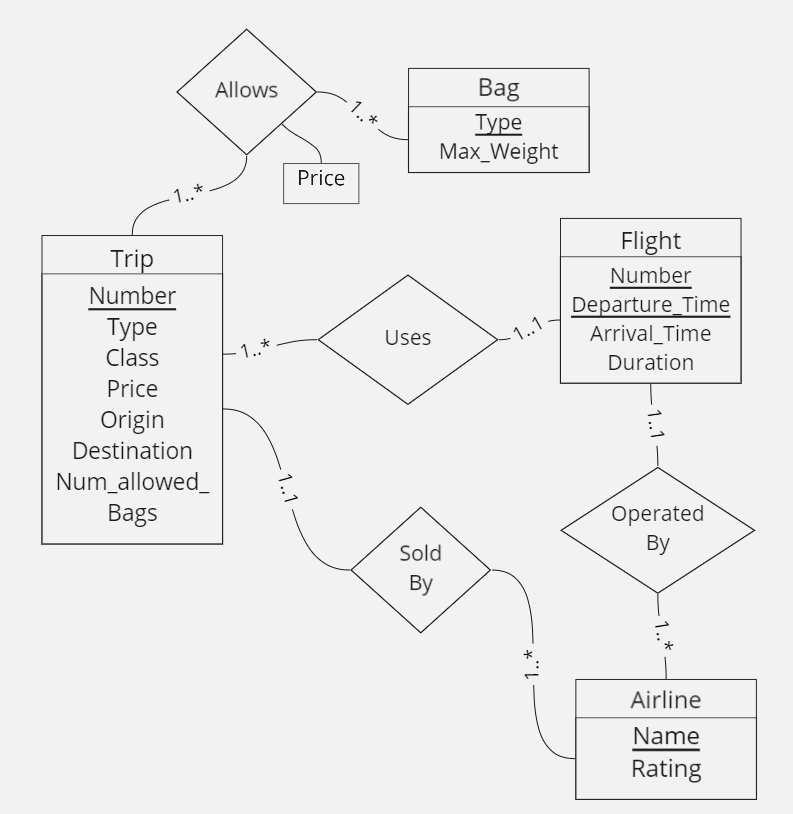
#> input picture raw_images/003.PNG, 793 x 814 px; its folder holds only this picture in this run
$ python -i ocr_easyOCR.py   (imports and definitions only)
#> lines starting #> are read from the running program, lines starting #| are printed output that depends on the picture; after the words box and inside, x2 and y2 are one past the last pixel; in counts of white or black regions, pixels touching at a corner belong together
#> further down, picture is the input picture: shape (814, 793, 3); min 0, max 242, mean 236.8

"""
usage: ocr_easyOCR [-h] [-o OUTPUT_PATH] [-i IMAGE_DIR]
optional arguments:
  -h, --help            show this help message and exit
  -o OUTPUT_PATH, --output_path OUTPUT_PATH
                        Path of output directory
  -i IMAGE_DIR, --image_dir IMAGE_DIR
                        Path to the folder where the input image files are stored.
"""

import os
import argparse
import shutil

import cv2
import easyocr

from PIL import Image


# Initiate argument parser
parser = argparse.ArgumentParser(
    description="OCR")
# [9 lines not run here, left out]


def process_image(image):
    gray = cv2.cvtColor(image, cv2.COLOR_BGR2GRAY)
    thresh = cv2.threshold(gray, 0, 255, cv2.THRESH_BINARY_INV | cv2.THRESH_OTSU)[1]
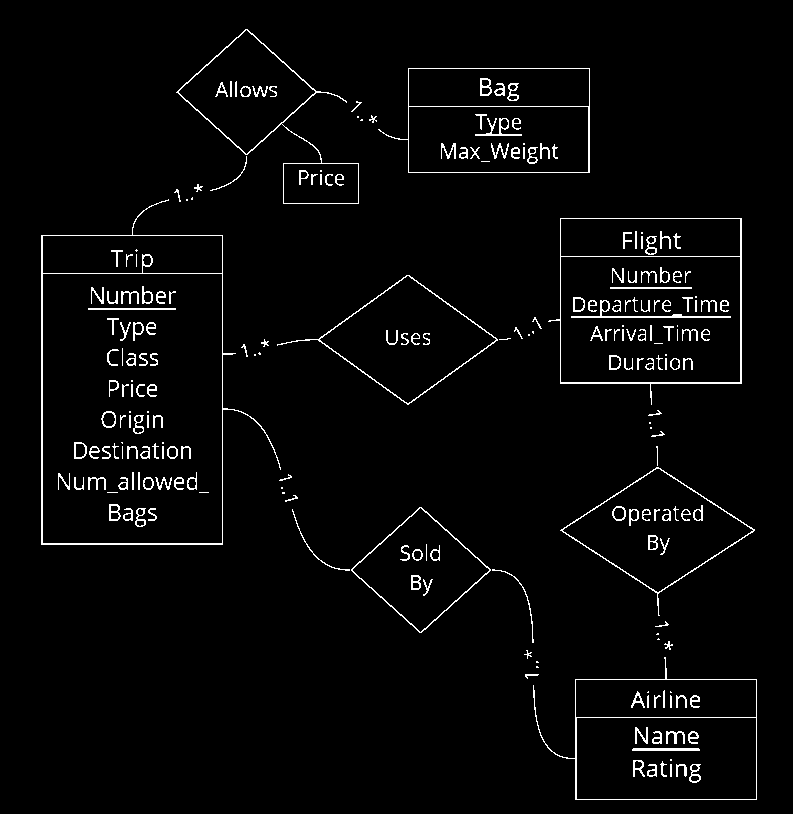
#> thresh: shape (814, 793); 2.9% white in thin lines or dots, all inside (x1, y1, x2, y2) = (41, 29, 757, 800)
    dist = cv2.distanceTransform(thresh, cv2.DIST_L2, 5)
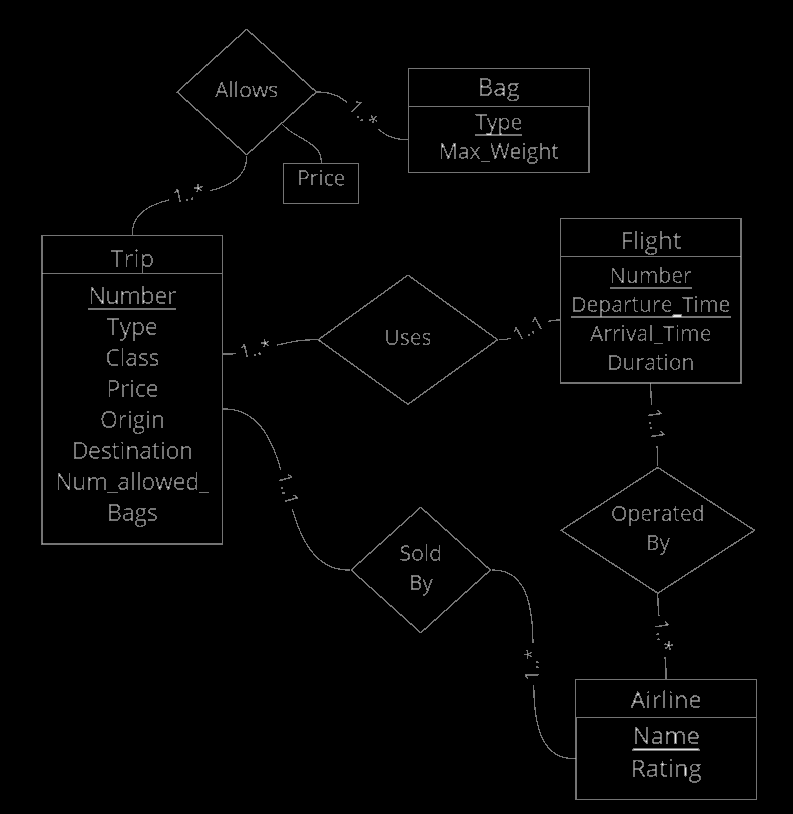
#> dist: shape (814, 793) float32; min 0, max 2.2, mean 0.0294; drawn with min black and max white
    dist_img = cv2.normalize(dist, dist, 0, 1.0, cv2.NORM_MINMAX)
    dist_img = (dist_img * 255).astype("uint8")
    dist_img = cv2.threshold(dist_img, 0, 255,cv2.THRESH_BINARY | cv2.THRESH_OTSU)[1]

    kernel = cv2.getStructuringElement(cv2.MORPH_ELLIPSE, (7, 7))
    opening = cv2.morphologyEx(dist_img, cv2.MORPH_OPEN, kernel)
#> opening: shape (814, 793); every value is 0


    #cv2.imshow("window",dist_img)
    #cv2.waitKey(0)

def ocr(reader, img_path):
    return reader.readtext(img_path,paragraph="False")


def image_to_string(save_path, image_path):
    reader = easyocr.Reader(["en"])
    if os.path.exists(save_path):
        shutil.rmtree(save_path)
    os.mkdir(save_path)

    for subdir in os.listdir(image_path):
        with open(image_path+"/"+subdir+"/"+"types.txt","r") as f:
            save_file = save_path+"/"+subdir+".txt"
            if os.path.exists(save_file):
              os.remove(save_file)
            text_file = open(save_file, "w+")
            for line in f:
                filenum, object_type = line.split()
                result = ocr(reader, image_path+"/"+subdir+"/"+filenum+".png")
                ans_arr = []
                for idx in result:
                  ans_arr.append(idx[1])

                print(f"{subdir}_{filenum}: {object_type} {ans_arr}")
                write_str = subdir + "_" + filenum + ":" + " " + object_type + " " + str(ans_arr) + "\n"
                text_file.write(write_str)
            text_file.close()


def main():
    image_to_string(args.output_path, args.processed_image_dir)

    print("Successfully Extracted Texts!")

# [2 lines not run here, left out]

>>> import cv2
>>> picture = cv2.imread('../raw_images/003.PNG')
>>> result = process_image(picture)

$ run again, on raw_images/006.png
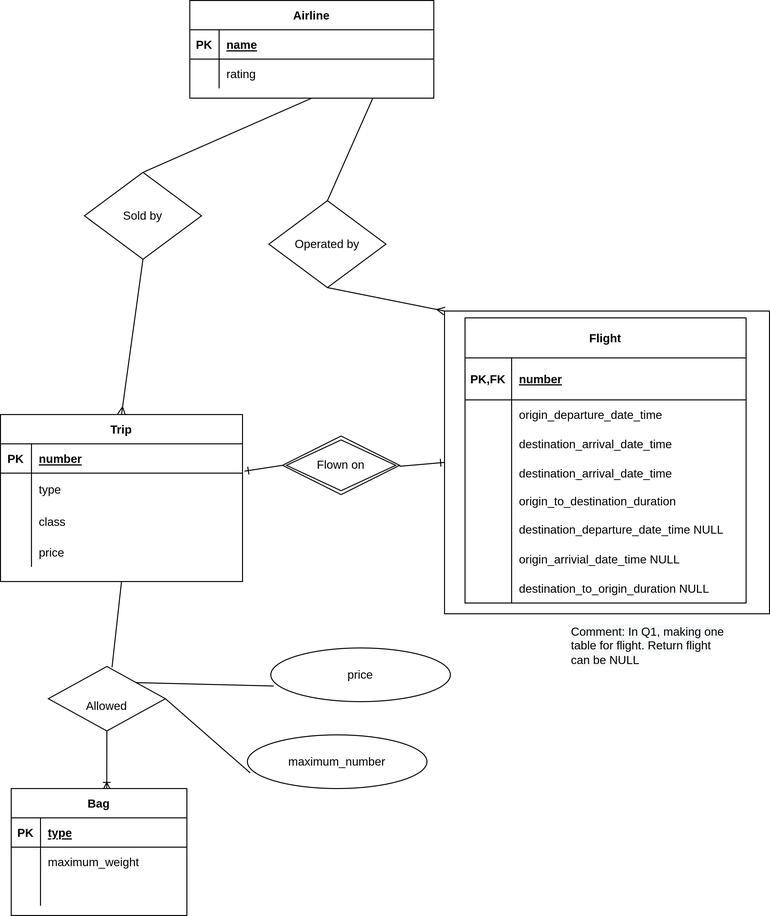
#> input picture raw_images/006.png, 770 x 916 px, shrunk from 3156 x 3752 before the run
#> picture is the input picture: shape (916, 770, 3); mean B, G, R 248.6, 248.6, 248.6
#> in process_image, `thresh = cv2.threshold(gray, 0, 255, cv2.THRESH_BINARY_INV | cv2.THRES..`:
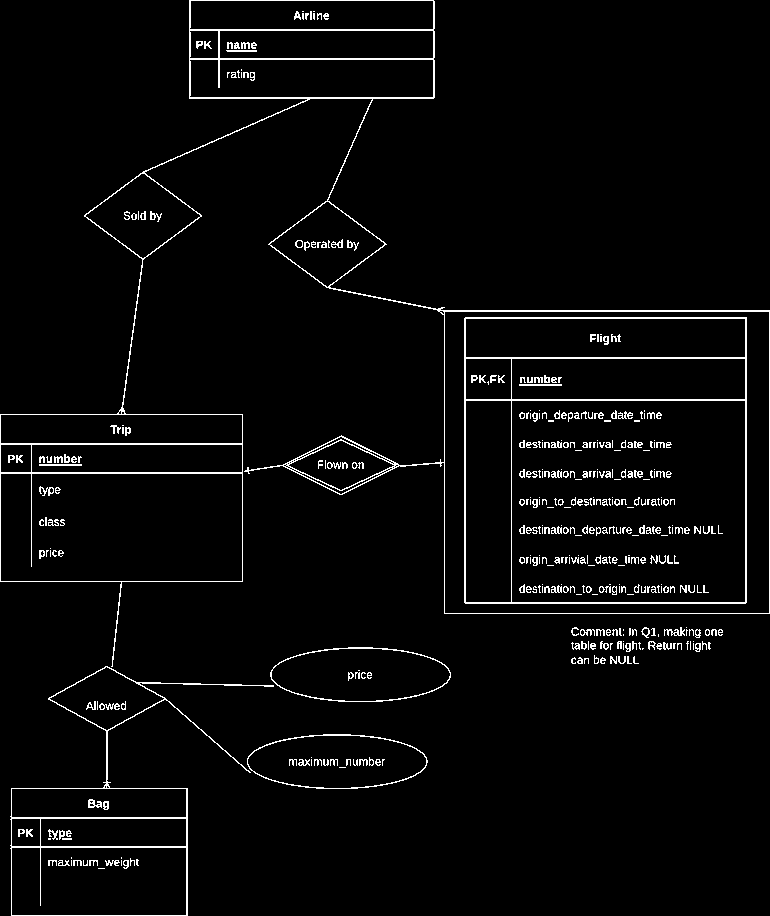
#> thresh: shape (916, 770); 3.4% white in thin lines or dots
#> in process_image, `dist = cv2.distanceTransform(thresh, cv2.DIST_L2, 5)`:
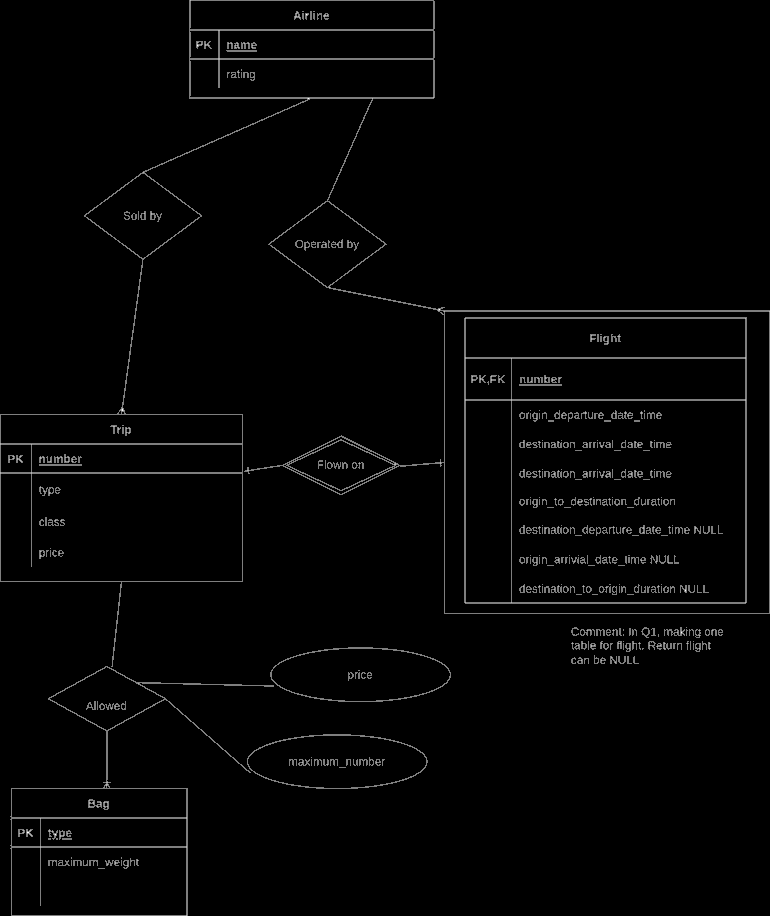
#> dist: shape (916, 770) float32; min 0, max 2, mean 0.0341; drawn with min black and max white
#> opening: shape (916, 770); every value is 0

$ run again, on raw_images/007.png
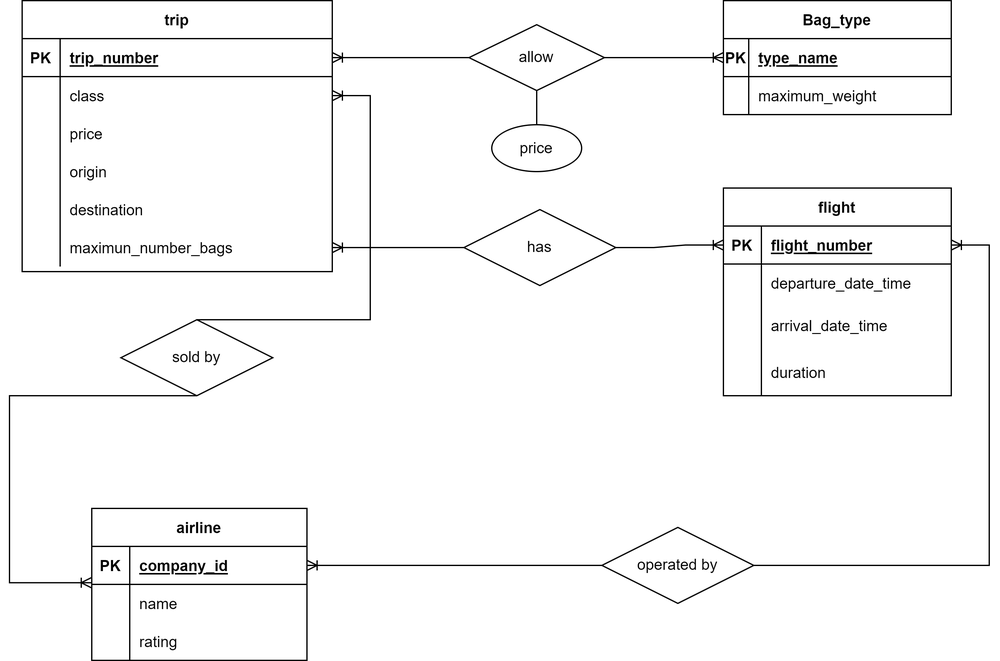
#> input picture raw_images/007.png, 1000 x 661 px, shrunk from 3160 x 2088 before the run
#> picture is the input picture: shape (661, 1000, 3); min 0, max 255, mean 247.2
#> in process_image, `thresh = cv2.threshold(gray, 0, 255, cv2.THRESH_BINARY_INV | cv2.THRES..`:
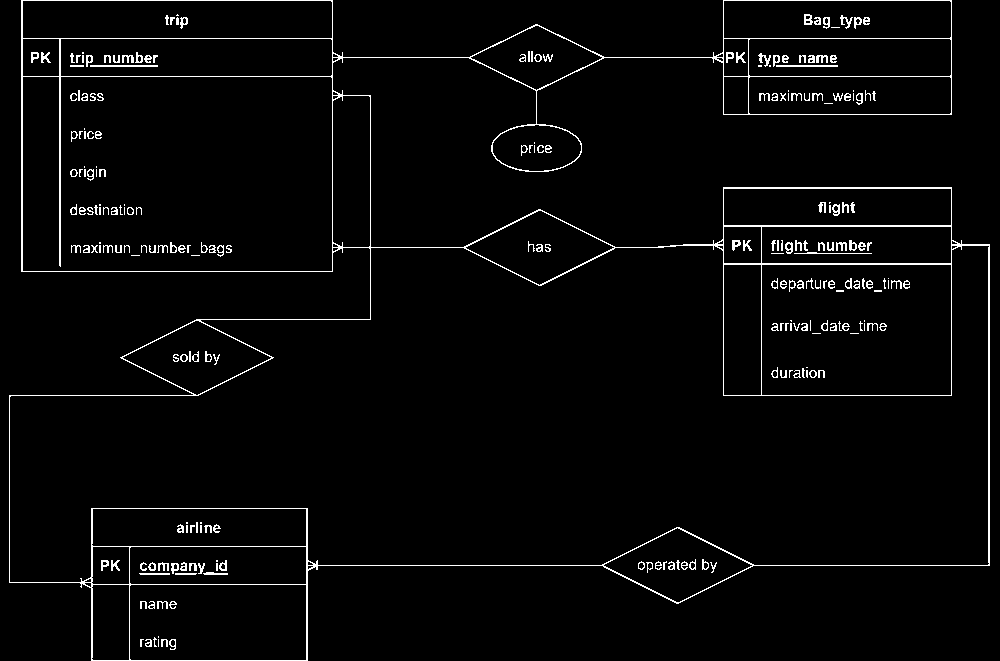
#> thresh: shape (661, 1000); 3% white in thin lines or dots
#> in process_image, `dist = cv2.distanceTransform(thresh, cv2.DIST_L2, 5)`:
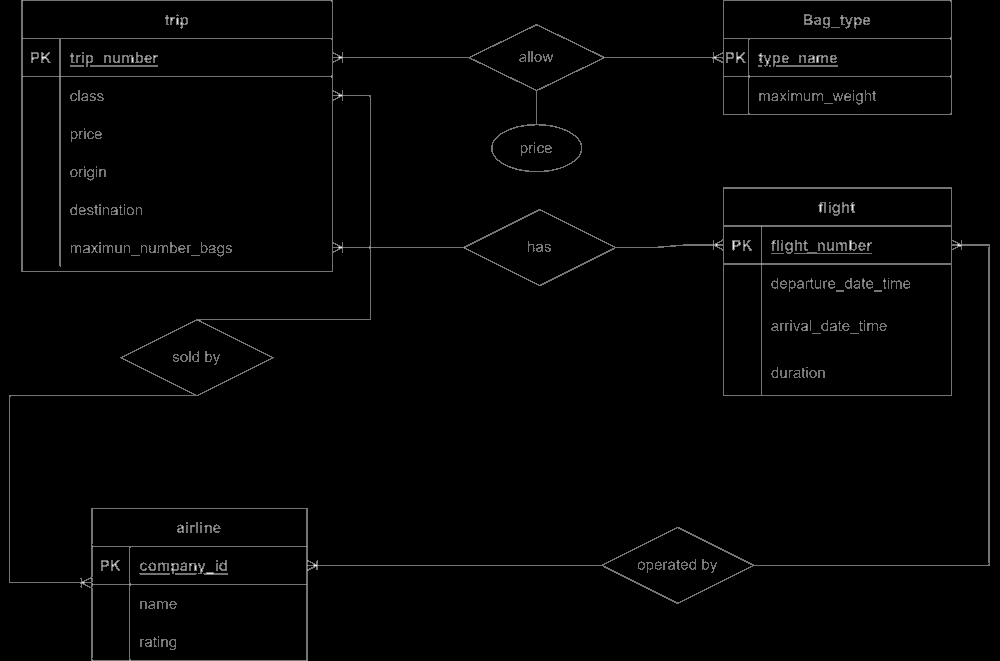
#> dist: shape (661, 1000) float32; min 0, max 2.2, mean 0.0307; drawn with min black and max white
#> opening: shape (661, 1000); every value is 0

$ run again, on raw_images/008.png
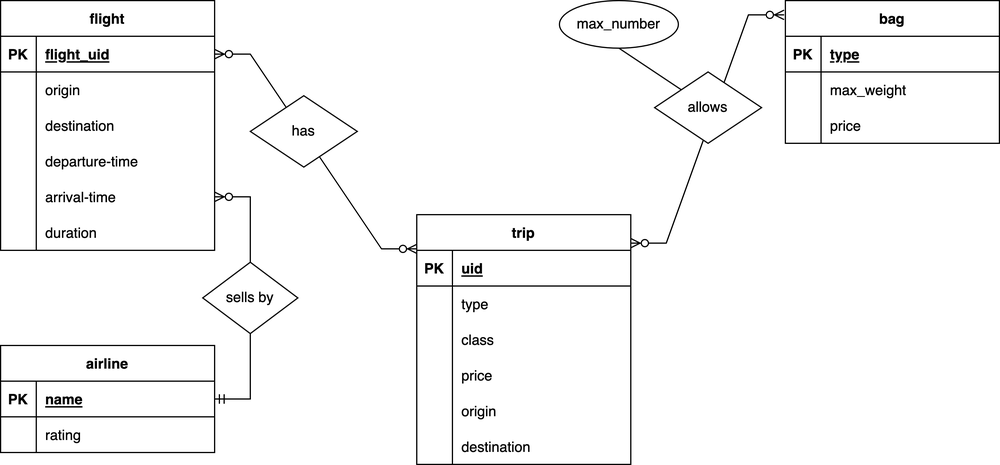
#> input picture raw_images/008.png, 1000 x 465 px, shrunk from 3364 x 1564 before the run
#> picture is the input picture: shape (465, 1000, 3); min 0, max 255, mean 246.9
#> in process_image, `thresh = cv2.threshold(gray, 0, 255, cv2.THRESH_BINARY_INV | cv2.THRES..`:
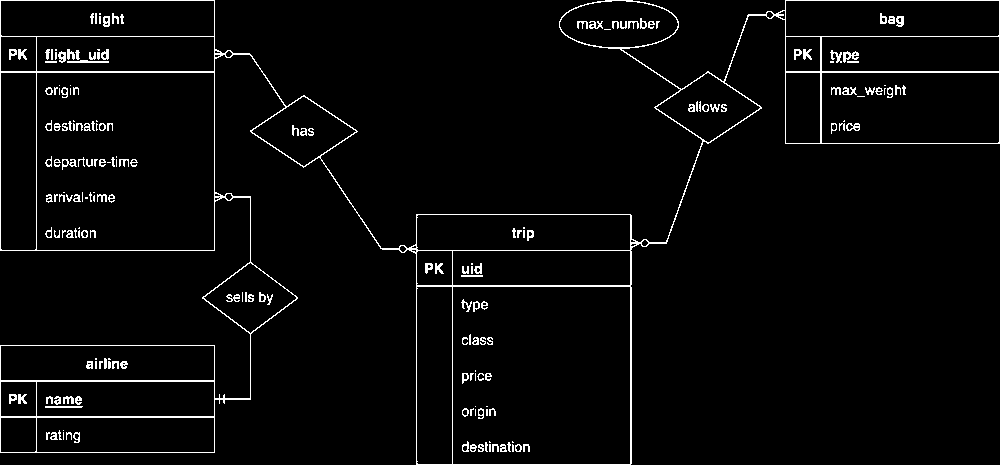
#> thresh: shape (465, 1000); 3.3% white in thin lines or dots
#> in process_image, `dist = cv2.distanceTransform(thresh, cv2.DIST_L2, 5)`:
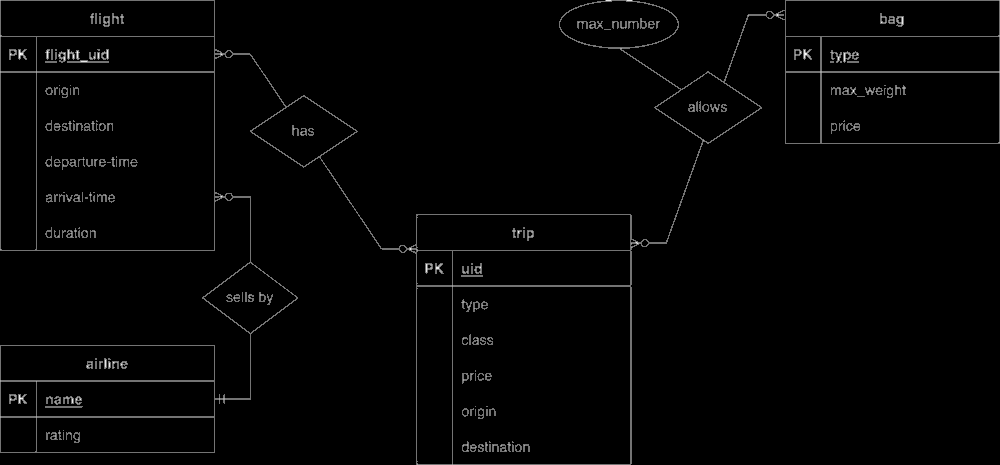
#> dist: shape (465, 1000) float32; min 0, max 2.2, mean 0.034; drawn with min black and max white
#> opening: shape (465, 1000); every value is 0
